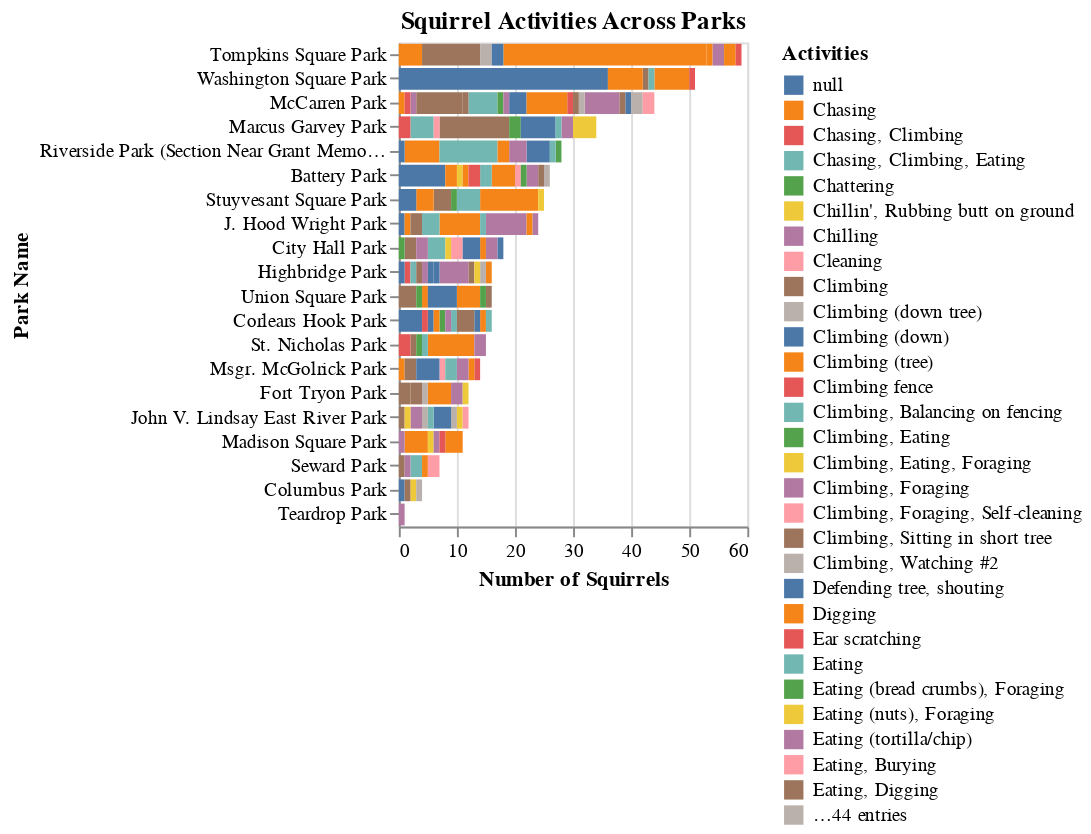

The code cell stored with this chart in its notebook:
### Code cell
# Tony's facet stack bar chart
task3_tony = alt.Chart(data).mark_bar().encode(
    y=alt.Y("Park_Name", sort = "-x", title = "Park Name"),
    x=alt.X("count()", title = "Number of Squirrels"),
    color=alt.Color("Activities", title = "Activities"),
    tooltip = ["Park_Name", "Area_Name", "count()"],
).properties(
      width = 180,
      height = 250,
      title = "Squirrel Activities Across Parks"
)
# ).facet(
#     facet="Area_Name"
# )
task3_tony

### Figure 1 — Vega-Lite specification as saved in the notebook (floating-point values rounded to 4 significant figures; data arrays with more than 128 entries replaced by an {"elided": "..."} marker saying what was removed)
{"$schema": "https://vega.github.io/schema/vega-lite/v4.8.1.json", "config": {"view": {"continuousHeight": 300, "continuousWidth": 400}}, "data": {"name": "data-5b227f801692b50859d536588465a529"}, "datasets": {"data-5b227f801692b50859d536588465a529": {"elided": "433 records"}}, "encoding": {"color": {"field": "Activities", "title": "Activities", "type": "nominal"}, "tooltip": [{"field": "Park_Name", "type": "nominal"}, {"field": "Area_Name", "type": "nominal"}, {"aggregate": "count", "type": "quantitative"}], "x": {"aggregate": "count", "title": "Number of Squirrels", "type": "quantitative"}, "y": {"field": "Park_Name", "sort": "-x", "title": "Park Name", "type": "nominal"}}, "height": 250, "mark": "bar", "title": "Squirrel Activities Across Parks", "width": 180}
